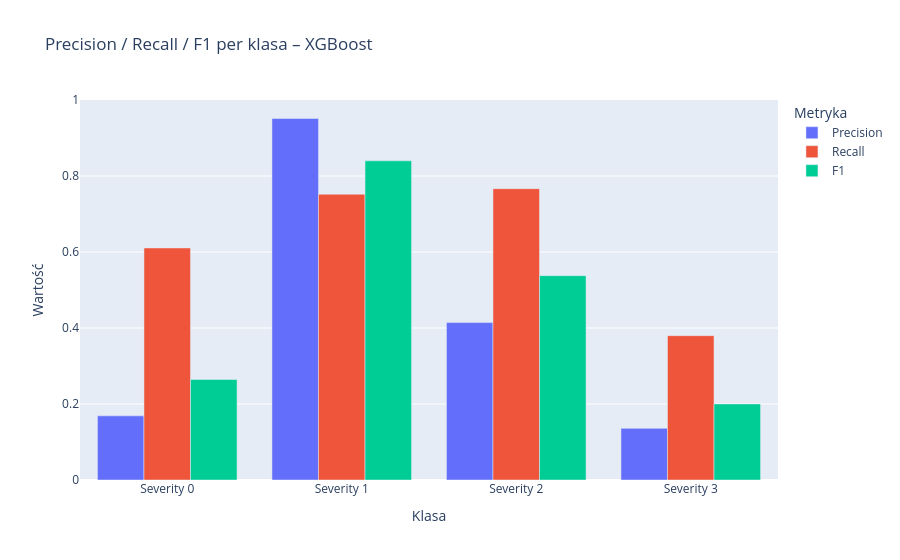

Notebook code cell kept with this figure:
### Code cell
# wykres precision vs recall per klasa dla najlepszego modelu
from sklearn.metrics import precision_recall_fscore_support

prec, rec, f1, _ = precision_recall_fscore_support(y_test, y_pred_best, zero_division=0)
pr_df = pd.DataFrame({
    'Klasa': [f'Severity {l}' for l in labels],
    'Precision': prec,
    'Recall': rec,
    'F1': f1
})

pr_melted = pr_df.melt(id_vars='Klasa', var_name='Metryka', value_name='Wartość')

fig_pr = px.bar(
    pr_melted, x='Klasa', y='Wartość', color='Metryka',
    barmode='group',
    title=f'Precision / Recall / F1 per klasa – {best_model_name}',
    color_discrete_sequence=['#636EFA', '#EF553B', '#00CC96']
)
fig_pr.update_layout(yaxis_range=[0, 1])
fig_pr.show()

### Figure 1 — Plotly figure (JSON) as saved in the notebook; plotly's stock layout.template omitted (floating-point values rounded to 4 significant figures)
{"data": [{"alignmentgroup": "True", "hovertemplate": "Metryka=Precision<br>Klasa=%{x}<br>Wartość=%{y}<extra></extra>", "legendgroup": "Precision", "marker": {"color": "#636EFA", "pattern": {"shape": ""}}, "name": "Precision", "offsetgroup": "Precision", "orientation": "v", "showlegend": true, "textposition": "auto", "type": "bar", "x": ["Severity 0", "Severity 1", "Severity 2", "Severity 3"], "xaxis": "x", "y": [0.1688, 0.9513, 0.4142, 0.1359], "yaxis": "y"}, {"alignmentgroup": "True", "hovertemplate": "Metryka=Recall<br>Klasa=%{x}<br>Wartość=%{y}<extra></extra>", "legendgroup": "Recall", "marker": {"color": "#EF553B", "pattern": {"shape": ""}}, "name": "Recall", "offsetgroup": "Recall", "orientation": "v", "showlegend": true, "textposition": "auto", "type": "bar", "x": ["Severity 0", "Severity 1", "Severity 2", "Severity 3"], "xaxis": "x", "y": [0.6107, 0.7521, 0.7666, 0.3798], "yaxis": "y"}, {"alignmentgroup": "True", "hovertemplate": "Metryka=F1<br>Klasa=%{x}<br>Wartość=%{y}<extra></extra>", "legendgroup": "F1", "marker": {"color": "#00CC96", "pattern": {"shape": ""}}, "name": "F1", "offsetgroup": "F1", "orientation": "v", "showlegend": true, "textposition": "auto", "type": "bar", "x": ["Severity 0", "Severity 1", "Severity 2", "Severity 3"], "xaxis": "x", "y": [0.2645, 0.84, 0.5378, 0.2002], "yaxis": "y"}], "layout": {"barmode": "group", "legend": {"title": {"text": "Metryka"}, "tracegroupgap": 0}, "title": {"text": "Precision / Recall / F1 per klasa – XGBoost"}, "xaxis": {"anchor": "y", "domain": [0, 1], "title": {"text": "Klasa"}}, "yaxis": {"anchor": "x", "domain": [0, 1], "range": [0, 1], "title": {"text": "Wartość"}}}}
